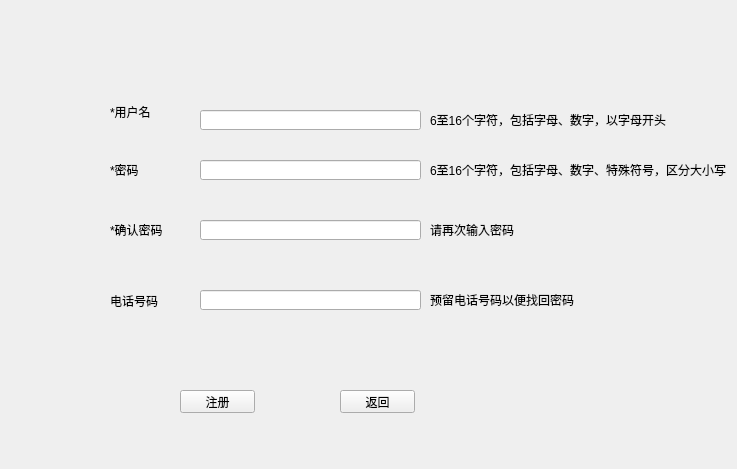
<?xml version="1.0" encoding="UTF-8"?>
<ui version="4.0">
 <class>zhuce</class>
 <widget class="QWidget" name="zhuce">
  <property name="geometry">
   <rect>
    <x>0</x>
    <y>0</y>
    <width>737</width>
    <height>469</height>
   </rect>
  </property>
  <property name="windowTitle">
   <string>Form</string>
  </property>
  <widget class="QLabel" name="label">
   <property name="geometry">
    <rect>
     <x>110</x>
     <y>101</y>
     <width>54</width>
     <height>21</height>
    </rect>
   </property>
   <property name="text">
    <string>*用户名</string>
   </property>
  </widget>
  <widget class="QLabel" name="label_2">
   <property name="geometry">
    <rect>
     <x>110</x>
     <y>160</y>
     <width>54</width>
     <height>20</height>
    </rect>
   </property>
   <property name="text">
    <string>*密码</string>
   </property>
  </widget>
  <widget class="QLabel" name="label_3">
   <property name="geometry">
    <rect>
     <x>110</x>
     <y>220</y>
     <width>54</width>
     <height>20</height>
    </rect>
   </property>
   <property name="text">
    <string>*确认密码</string>
   </property>
  </widget>
  <widget class="QLabel" name="label_4">
   <property name="geometry">
    <rect>
     <x>110</x>
     <y>290</y>
     <width>54</width>
     <height>21</height>
    </rect>
   </property>
   <property name="text">
    <string>电话号码</string>
   </property>
  </widget>
  <widget class="QLineEdit" name="lineEdit">
   <property name="geometry">
    <rect>
     <x>200</x>
     <y>110</y>
     <width>221</width>
     <height>20</height>
    </rect>
   </property>
  </widget>
  <widget class="QLineEdit" name="lineEdit_2">
   <property name="geometry">
    <rect>
     <x>200</x>
     <y>160</y>
     <width>221</width>
     <height>20</height>
    </rect>
   </property>
  </widget>
  <widget class="QLineEdit" name="lineEdit_3">
   <property name="geometry">
    <rect>
     <x>200</x>
     <y>220</y>
     <width>221</width>
     <height>20</height>
    </rect>
   </property>
  </widget>
  <widget class="QLineEdit" name="lineEdit_4">
   <property name="geometry">
    <rect>
     <x>200</x>
     <y>290</y>
     <width>221</width>
     <height>20</height>
    </rect>
   </property>
  </widget>
  <widget class="QLabel" name="label_5">
   <property name="geometry">
    <rect>
     <x>430</x>
     <y>110</y>
     <width>241</width>
     <height>20</height>
    </rect>
   </property>
   <property name="text">
    <string>6至16个字符，包括字母、数字，以字母开头</string>
   </property>
  </widget>
  <widget class="QLabel" name="label_6">
   <property name="geometry">
    <rect>
     <x>430</x>
     <y>160</y>
     <width>301</width>
     <height>20</height>
    </rect>
   </property>
   <property name="text">
    <string>6至16个字符，包括字母、数字、特殊符号，区分大小写</string>
   </property>
  </widget>
  <widget class="QLabel" name="label_7">
   <property name="geometry">
    <rect>
     <x>430</x>
     <y>220</y>
     <width>151</width>
     <height>20</height>
    </rect>
   </property>
   <property name="text">
    <string>请再次输入密码</string>
   </property>
  </widget>
  <widget class="QLabel" name="label_8">
   <property name="geometry">
    <rect>
     <x>430</x>
     <y>290</y>
     <width>171</width>
     <height>20</height>
    </rect>
   </property>
   <property name="text">
    <string>预留电话号码以便找回密码</string>
   </property>
  </widget>
  <widget class="QPushButton" name="pushButton">
   <property name="geometry">
    <rect>
     <x>180</x>
     <y>390</y>
     <width>75</width>
     <height>23</height>
    </rect>
   </property>
   <property name="text">
    <string>注册</string>
   </property>
  </widget>
  <widget class="QPushButton" name="pushButton_2">
   <property name="geometry">
    <rect>
     <x>340</x>
     <y>390</y>
     <width>75</width>
     <height>23</height>
    </rect>
   </property>
   <property name="text">
    <string>返回</string>
   </property>
  </widget>
 </widget>
 <resources/>
 <connections/>
</ui>
